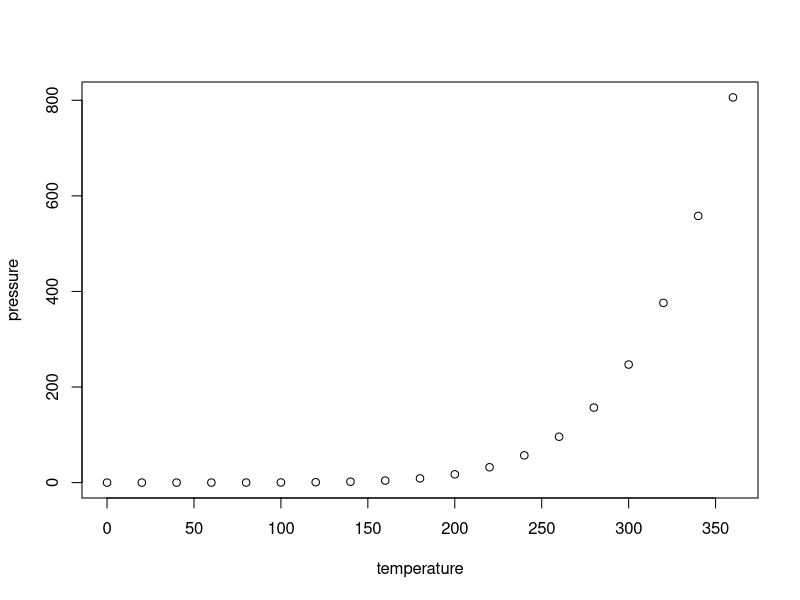
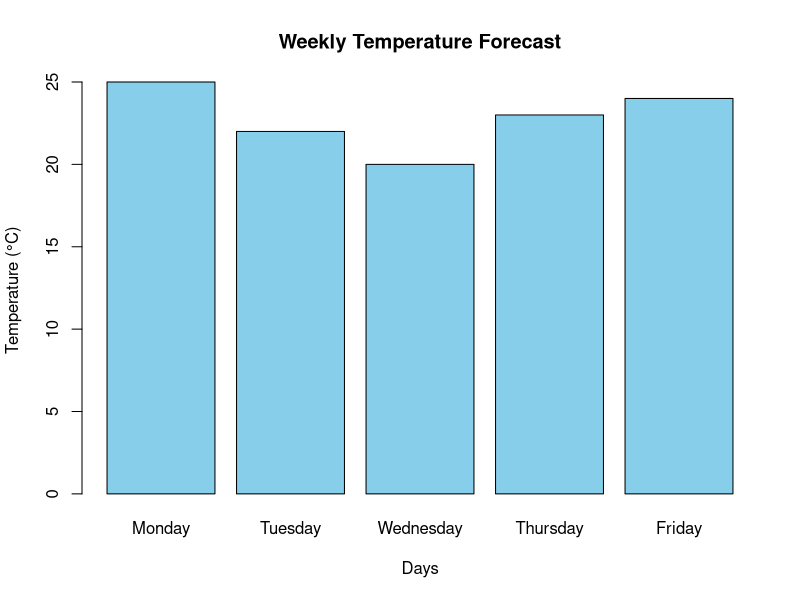

These charts were generated, in order, by the following R code:
## ---- chunk 1
knitr::opts_chunk$set(echo = TRUE)
## ---- chunk 2
summary(cars)
## ---- chunk 3
plot(pressure)
## ---- chunk 4
# Create temperature data for the week
days <- c("Monday", "Tuesday", "Wednesday", "Thursday", "Friday")
temperatures <- c(25, 22, 20, 23, 24)
## ---- chunk 5
# Plot the temperature data
barplot(temperatures, names.arg = days, col = "skyblue",
main = "Weekly Temperature Forecast",
xlab = "Days", ylab = "Temperature (°C)")
